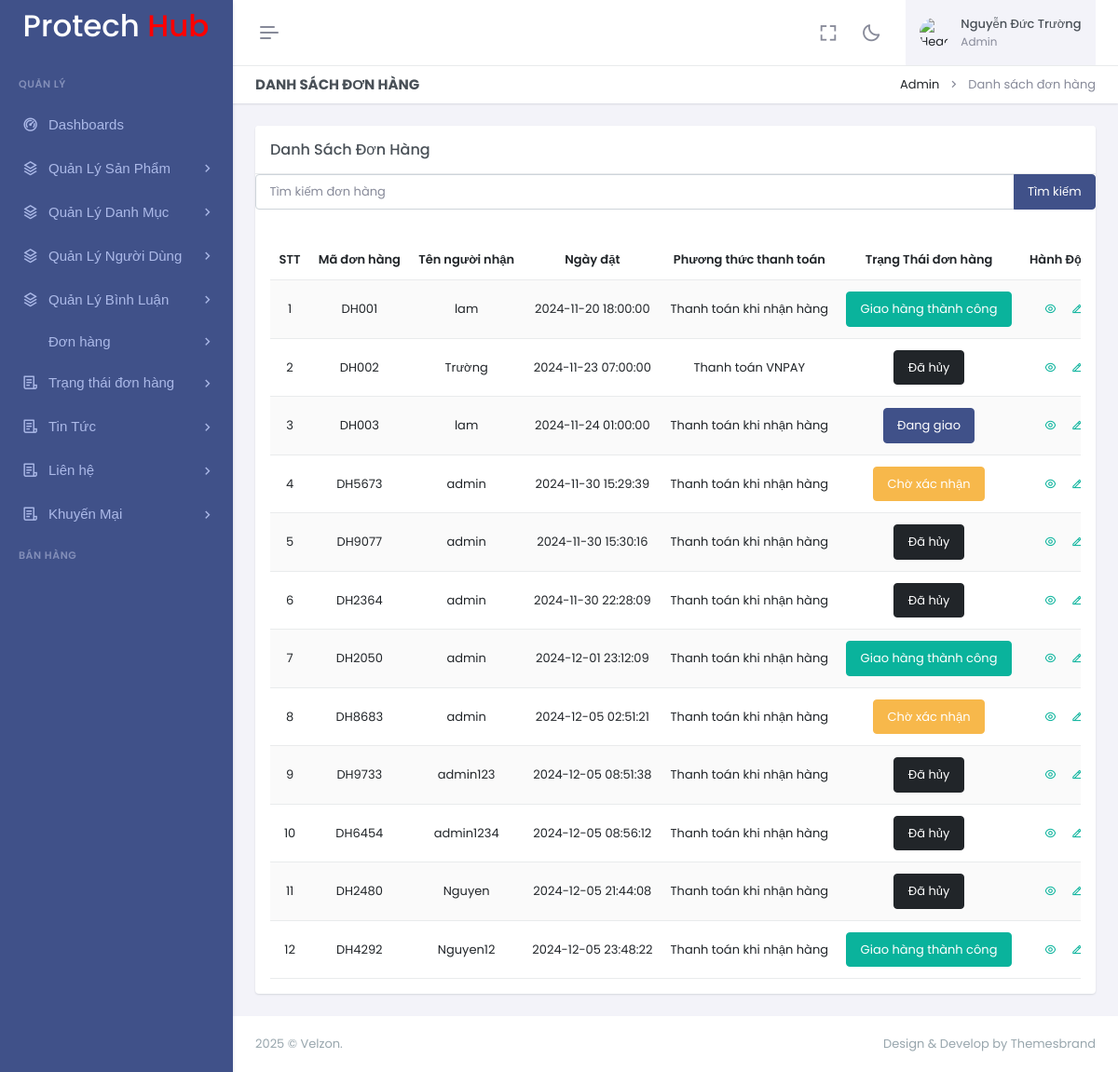
/admin/index.php?act=don-hang (signed in), run on the app's committed database.
### tables this page shows
CREATE TABLE `don_hangs` (
  `id` int NOT NULL,
  `ma_don_hang` varchar(50) NOT NULL,
  `nguoi_dung_id` int DEFAULT NULL,
  `ten_nguoi_nhan` varchar(255) NOT NULL,
  `sdt_nguoi_nhan` varchar(15) NOT NULL,
  `email_nguoi_nhan` varchar(255) NOT NULL,
  `dia_chi_nguoi_nhan` text NOT NULL,
  `ghi_chu` text,
  `tong_tien` decimal(10,2) NOT NULL,
  `trang_thai_don_hang_id` int DEFAULT NULL,
  `phuong_thuc_thanh_toan_id` int DEFAULT NULL,
  `trang_thai_thanh_toan_id` int DEFAULT NULL,
  `ngay_dat` timestamp NOT NULL DEFAULT CURRENT_TIMESTAMP
);

CREATE TABLE `trang_thai_don_hangs` (
  `id` int NOT NULL,
  `ten_trang_thai` varchar(50) NOT NULL
);

### admin/controllers/DonHangController.php (called while the page is built, shortened)
<?php
class DonHangController
{
    private $donhangModel;
    public function __construct()
    {
        $this->donhangModel = new DonHang();
    }
    public function danhSachDonHang()
    {
        $keyword = $_GET['keyword'] ?? null;
        if ($keyword) {
            $listDonHang = $this->donhangModel->search($keyword);
        } else {
            $listDonHang = $this->donhangModel->getAllDonHang();
        }
        require_once 'views/donhang/listDonHang.php';
    }
}

### commons/function.php (called while the page is built)
<?php
function connectDB() {
    $host = DB_HOST;
    $port = DB_PORT;
    $dbname = DB_NAME;
    try {
        $conn = new PDO("mysql:host=$host;port=$port;dbname=$dbname", DB_USERNAME, DB_PASSWORD);
        $conn->setAttribute(PDO::ATTR_ERRMODE, PDO::ERRMODE_EXCEPTION);
        $conn->setAttribute(PDO::ATTR_DEFAULT_FETCH_MODE, PDO::FETCH_ASSOC);
        return $conn;
    } catch (PDOException $e) {
        echo ("Connection failed: " . $e->getMessage());
    }
}

### admin/models/DonHang.php (called while the page is built, shortened)
<?php
class DonHang
{
    private $conn;
    public function __construct()
    {
        $this->conn = connectDB();
    }
    public function getAllDonHang()
    {
        $sql = 'SELECT don_hangs.*, trang_thai_don_hangs.ten_trang_thai
                FROM don_hangs
                INNER JOIN trang_thai_don_hangs ON don_hangs.trang_thai_don_hang_id = trang_thai_don_hangs.id';
        $stmt = $this->conn->prepare($sql);
        $stmt->execute();
        return $stmt->fetchAll();
    }
}

### admin/views/donhang/listDonHang.php (the view, shortened to what this page needs)
<!DOCTYPE html>
<html lang="en" data-layout="vertical" data-topbar="light" data-sidebar="dark" data-sidebar-size="lg"
    data-sidebar-image="none" data-preloader="disable" data-theme="default" data-theme-colors="default">
<head>
    <?php require_once "views/layouts/libs_css.php"; ?>
</head>
<body>
    <div id="layout-wrapper">
        <?php
        require_once "views/layouts/header.php";
        require_once "views/layouts/siderbar.php";
        ?>
        <div class="main-content">
            <div class="page-content">
                <div class="container-fluid">
                    <div class="row">
                        <div class="col-12">
                            <div
                                class="page-title-box d-sm-flex align-items-center justify-content-between bg-galaxy-transparent">
                                <h4 class="mb-sm-0">Danh sách đơn hàng</h4>
                                <div class="page-title-right">
                                    <ol class="breadcrumb m-0">
                                        <li class="breadcrumb-item"><a href="javascript: void(0);">Admin</a></li>
                                        <li class="breadcrumb-item active">Danh sách đơn hàng</li>
                                    </ol>
                                </div>
                            </div>
                        </div>
                    </div>
                    <div class="row">
                        <div class="col">
                            <div class="h-100">
                                <div class="card">
                                    <div class="card-header align-items-center d-flex">
                                        <h4 class="card-title mb-0 flex-grow-1">Danh Sách Đơn Hàng</h4>
                                    </div>
                                    <form method="GET" action="">
                                        <div class="input-group mb-3">
                                            <input type="text" name="keyword" class="form-control"
                                                placeholder="Tìm kiếm đơn hàng"
                                                value="<?= htmlspecialchars($_GET['keyword'] ?? '') ?>">
                                            <button class="btn btn-primary" type="submit">Tìm kiếm</button>
                                        </div>
                                    </form>
                                    <div class="card-body">
                                        <div class="live-preview">
                                            <div class="table-responsive">
                                                <table
                                                    class="table table-striped table-nowrap align-middle mb-0 table text-center">
                                                    <thead>
                                                        <tr>
                                                            <th scope="col">STT</th>
                                                            <th scope="col">Mã đơn hàng</th>
                                                            <th scope="col">Tên người nhận</th>
                                                            <th scope="col">Ngày đặt</th>
                                                            <th scope="col">Phương thức thanh toán</th>
                                                            <th scope="col">Trạng Thái đơn hàng</th>
                                                            <th scope="col">Hành Động</th>
                                                        </tr>
                                                    </thead>
                                                    <tbody>
                                                        <?php
                                                        foreach ($listDonHang as $index => $donHang): ?>
                                                            <tr>
                                                                <td><?php echo $index + 1 ?></td>
                                                                <td><?php echo $donHang['ma_don_hang']; ?></td>
                                                                <td><?php echo $donHang['ten_nguoi_nhan']; ?></td>
                                                                <td><?php echo $donHang['ngay_dat']; ?></td>
                                                                <td>
                                                                    <?php
                                                                    switch ($donHang['phuong_thuc_thanh_toan_id']) {
                                                                        case 1:
                                                                            echo 'Thanh toán khi nhận hàng';
                                                                            break;
                                                                        case 2:
                                                                            echo 'Thanh toán VNPAY';
                                                                            break;
                                                                    }
                                                                    ?>
                                                                </td>
                                                                <td>
                                                                    <?php
                                                                    $trang_thai_colors = [
                                                                        'Chờ xác nhận' => 'btn-warning',
                                                                        'Đã xác nhận' => 'btn-info',
                                                                        'Đang giao' => 'btn-primary',
                                                                        'Đã giao' => 'btn-secondary',
                                                                        'Giao hàng thành công' => 'btn-success',
                                                                        'Giao hàng thất bại' => 'btn-danger',
                                                                        'Đã hủy' => 'btn-dark'
                                                                    ];
                                                                    $ten_trang_thai = $donHang['ten_trang_thai'];
                                                                    $color_class = isset($trang_thai_colors[$ten_trang_thai]) ? $trang_thai_colors[$ten_trang_thai] : 'btn-secondary';
                                                                    ?>
                                                                    <button class="btn <?php echo $color_class; ?>">
                                                                        <?php echo $ten_trang_thai; ?>
                                                                    </button>
                                                                </td>
                                                                <td>
                                                                    <div
                                                                        class="d-flex justify-content-center hstack gap-3 flex-wrap">
                                                                        <a href="?act=chi-tiet-don-hang&id_don_hang=<?php echo $donHang['id']; ?>"
                                                                            class="link-success">
                                                                            <i class="ri-eye-line"></i>
                                                                        </a>
                                                                        <a href="?act=form-sua-don-hang&id_don_hang=<?php echo $donHang['id']; ?>"
                                                                            class="link-success">
                                                                            <i class="ri-edit-2-line"></i>
                                                                        </a>
                                                                    </div>
                                                                </td>
                                                            </tr>
                                                        <?php endforeach; ?>
                                                    </tbody>
                                                </table>
                                            </div>
                                        </div>
                                    </div>
                                </div>
                            </div>
                        </div>
                    </div>
                </div>
            </div>
            <footer class="footer">
                <div class="container-fluid">
                    <div class="row">
                        <div class="col-sm-6">
                             © Velzon.
                        </div>
                        <div class="col-sm-6">
                            <div class="text-sm-end d-none d-sm-block">
                                Design & Develop by Themesbrand
                            </div>
                        </div>
                    </div>
                </div>
            </footer>
        </div>
    </div>
</body>
</html>

### data on the page
don_hangs: ma_don_hang "DH001", ten_nguoi_nhan "lam", ngay_dat "2024-11-20 18:00:00", shows "Thanh toán khi nhận hàng", trang_thai_don_hang.ten_trang_thai "Giao hàng thành công"
don_hangs: ma_don_hang "DH002", ten_nguoi_nhan "Trường", ngay_dat "2024-11-23 07:00:00", shows "Thanh toán VNPAY", trang_thai_don_hang.ten_trang_thai "Đã hủy"
don_hangs: ma_don_hang "DH003", ten_nguoi_nhan "lam", ngay_dat "2024-11-24 01:00:00", shows "Thanh toán khi nhận hàng", trang_thai_don_hang.ten_trang_thai "Đang giao"
don_hangs: ma_don_hang "DH5673", ten_nguoi_nhan "admin", ngay_dat "2024-11-30 15:29:39", shows "Thanh toán khi nhận hàng", trang_thai_don_hang.ten_trang_thai "Chờ xác nhận"
don_hangs: ma_don_hang "DH9077", ten_nguoi_nhan "admin", ngay_dat "2024-11-30 15:30:16", shows "Thanh toán khi nhận hàng", trang_thai_don_hang.ten_trang_thai "Đã hủy"
don_hangs: ma_don_hang "DH2364", ten_nguoi_nhan "admin", ngay_dat "2024-11-30 22:28:09", shows "Thanh toán khi nhận hàng", trang_thai_don_hang.ten_trang_thai "Đã hủy"
don_hangs: ma_don_hang "DH2050", ten_nguoi_nhan "admin", ngay_dat "2024-12-01 23:12:09", shows "Thanh toán khi nhận hàng", trang_thai_don_hang.ten_trang_thai "Giao hàng thành công"
don_hangs: ma_don_hang "DH8683", ten_nguoi_nhan "admin", ngay_dat "2024-12-05 02:51:21", shows "Thanh toán khi nhận hàng", trang_thai_don_hang.ten_trang_thai "Chờ xác nhận"
don_hangs: ma_don_hang "DH9733", ten_nguoi_nhan "admin123", ngay_dat "2024-12-05 08:51:38", shows "Thanh toán khi nhận hàng", trang_thai_don_hang.ten_trang_thai "Đã hủy"
don_hangs: ma_don_hang "DH6454", ten_nguoi_nhan "admin1234", ngay_dat "2024-12-05 08:56:12", shows "Thanh toán khi nhận hàng", trang_thai_don_hang.ten_trang_thai "Đã hủy"
don_hangs: ma_don_hang "DH2480", ten_nguoi_nhan "Nguyen", ngay_dat "2024-12-05 21:44:08", shows "Thanh toán khi nhận hàng", trang_thai_don_hang.ten_trang_thai "Đã hủy"
don_hangs: ma_don_hang "DH4292", ten_nguoi_nhan "Nguyen12", ngay_dat "2024-12-05 23:48:22", shows "Thanh toán khi nhận hàng", trang_thai_don_hang.ten_trang_thai "Giao hàng thành công"

### other printed values
$_SESSION['user'] "Nguyễn Đức Trường"
